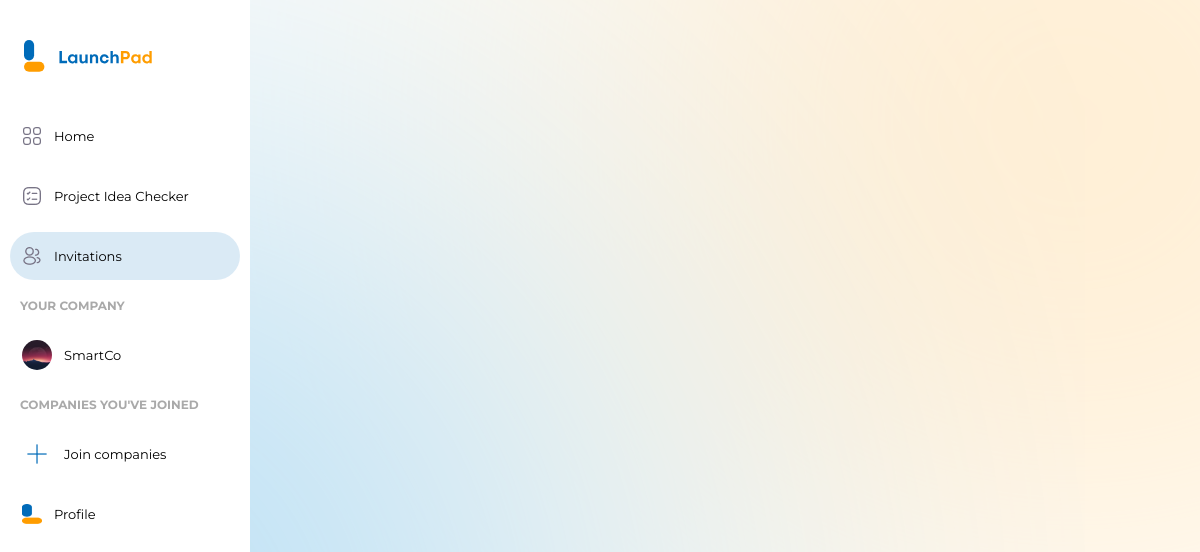
The page /invitations.php (signed in) on the database its author committed.
### tables this page shows
CREATE TABLE `company_registration` (
  `Company_ID` int(11) NOT NULL,
  `Student_ID` varchar(20) NOT NULL,
  `Company_name` varchar(100) NOT NULL,
  `Company_logo` varchar(100) NOT NULL,
  `Company_description` text NOT NULL,
  `Registration_date` datetime NOT NULL
);

### invitations.php (the view, shortened to what this page needs)
<?php
require "config.php";
$userEmail = $_SESSION["email"];
$checkCompanyQuery = "SELECT c.*, s.Student_ID
                      FROM company_registration c
                      INNER JOIN student_registration s ON c.Student_ID = s.Student_ID
                      WHERE s.Student_email = '$userEmail'";
$resultCompany = mysqli_query($conn, $checkCompanyQuery);
$hasCompany = mysqli_num_rows($resultCompany) > 0;
$companyName = "";
$companyLogo = "";
if ($hasCompany) {
    $row = mysqli_fetch_assoc($resultCompany);
    $companyName = $row["Company_name"];
    $companyLogo = $row["Company_logo"];
}
?>
<!DOCTYPE html>
<html lang="en">
<head>
    <link rel="stylesheet" href="css/navbar.css">
</head>
<body>
<aside class="sidebar">
            <header class="sidebar-header">
                <img src="\launchpad\images\logo-text.svg" class="logo-img">
            </header>
            <nav>
                <a href="index.php" >
                <button>
                    <span>
                        <i ><img src="\launchpad\images\home-icon.png" alt="home-logo" class="logo-ic"></i>
                        <span>Home</span>
                    </span>
                </button>
            </a>
            <a href="project-idea-checker.php">
                <button>
                    <span>
                        <i ><img src="\launchpad\images\project-checker-icon.png" alt="home-logo" class="logo-ic"></i>
                        <span>Project Idea Checker</span>
                    </span>
                </button>
    </a>
    <a href="#" class="active">
                <button>
                    <span>
                        <i ><img src="\launchpad\images\invitation-icon.png" alt="home-logo" class="logo-ic"></i>
                        <span>Invitations</span>
                    </span>
                </button>
    </a>
                <p class="divider-company">YOUR COMPANY</p>
                <a href="<?php echo $hasCompany ? 'company.php' : 'create-company.php'; ?>">
        <button>
            <span class="<?php echo $hasCompany ? 'btn-company-created' : 'btn-create-company'; ?>">
                <div class="circle-avatar">
                    <?php if ($hasCompany && !empty($companyLogo)): ?>
                        <img src="\launchpad\<?php echo $companyLogo; ?>" alt="Company Logo" class="img-company">
                    <?php else: ?>
                        <img src="\launchpad\images\join-company-icon.png" alt="Join Company Icon">
                    <?php endif; ?>
                </div>
                <span class="create-company-text">
                    <?php echo $hasCompany ? $companyName : 'Create your company'; ?>
                </span>
            </span>
        </button>
    </a>
                <p class="divider-company">COMPANIES YOU'VE JOINED</p>
                <a href="#">
                <button>
                    <span  class="btn-join-company">
                        <i > <div class="circle-avatar">
                            <img src="\launchpad\images\join-company-icon.png" alt="">
                        </div></i>
                        <span class="join-company-text">Join companies</span>
                    </span>
                </button>
                </a>
<a href="profile.php">
                <button>
                    <span>
                        <img src="logo.png" alt="">
                        <span>Profile</span>
                    </span>
                </button>
</a>
            </nav>
        </aside>
</body>
</html>

### css/navbar.css (style rules this page uses)
* { box-sizing: border-box; }
:root { --pblue-color: #006BB9; --pyellow-color: #FF9D00; --bhov-color: #093a5d; }
html, body { height: 100%; margin: 0; }
body { margin: 0; background: url("/launchpad/images/background-light.svg"); background-attachment: fixed; background-position: center; background-repeat: no-repeat; background-size: cover; color: #262626; font-family: 'Montserrat', sans-serif; }
.sidebar { position: fixed; top: 0; left: 0; width: 250px; height: 100vh; padding: 40px 10px 30px 10px; background: #fff; overflow-y: auto; }
.sidebar-header { width: 100%; margin-bottom: 30px; }
.logo-img { margin-left: 14px; height: 32px; }
.sidebar button { height: 60px; width: 230px; background: transparent; border: 0; padding: 0; font-family: inherit; cursor: pointer; }
.divider-company { font-size: 12px; font-weight: 700; color: #7373739c; margin-left: 10px; }
.sidebar button > span { display: flex; align-items: center; gap: 12px; height: 48px; padding: 0 12px; border-radius: 24px; line-height: 1; }
.sidebar button > span > span { transition: 0.3s; }
.sidebar a.active button > span { background-color: #006cb925; }
.sidebar button i { position: relative; font-size: 28px; transition: 0.2s; }
.sidebar button img { width: 20px; height: 20px; transition: 0.2s; }
.sidebar button span { font-size: 13px; }
.sidebar > nav { flex: 1 1 auto; display: flex; flex-direction: column }
.circle-avatar { width: 30px; height: 30px; border-radius: 50%; overflow: hidden; display: flex; align-items: center; justify-content: center; }
.circle-avatar > .img-company { width: 100%; height: 100%; object-fit: cover; }
.circle-avatar > img { display: inline-block; vertical-align: middle; }

### rows shown on the page
company_registration: Company_logo (picture), Company_name "SmartCo"
